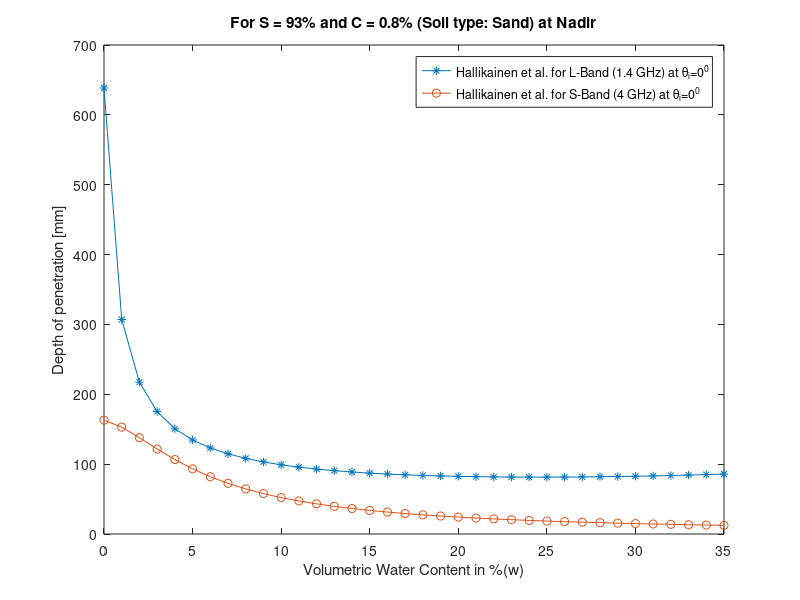

Here is the MATLAB script that generated this plot:
%% L-S band hallikainen et. al
%figure 6
%%
clc
clear all
%close all
%%
c=3*10^8;
w=0:0.01:.35;
S= 93;
C= 0.8;
theta=00;
lambda=((3*10^8)/(1.4*10^9))*1000;   % approx. 1.4 GHz (lambda in m)
e_real= (2.862-0.012*S+0.001*C)+(3.803+0.462*S-0.341*C).*w+(119.006-0.50*S-0.633*C)*w.^2;
e_img= (0.356-0.003*S-0.008*C)+(5.507+0.044*S-0.002*C).*w+(17.753-0.313*S+0.206*C)*w.^2;
%e_img=e_img+.079;
for i=1:36
delta_p(i)=(lambda*sqrt(e_real(i)))/(2*pi*e_img(i));
end
delta_p=abs(delta_p);
j=sqrt(-1);
e=abs(e_real+j*e_img);
l_depth=delta_p*cosd(theta);
plot(w*100,l_depth,'-*')




xlabel('Volumetric Water Content in %(w)')
ylabel('Depth of penetration [mm]')
title('For S=93% and C=0.8%(Soil type:Silty clay loam) at Nadir')
legend('Hallikainen et. al for L Band(1.4 GHz)' )

hold on 
lambda=((3*10^8)/(4*10^9))*1000;   % approx. 4 GHz (lambda in mm)
e_real= (2.927-0.012*S-0.001*C)+(5.505+0.371*S+0.062*C).*w+(114.826-0.389*S-0.547*C)*w.^2;
e_img= (0.004+0.001*S+0.002*C)+(0.951+0.005*S-0.010*C).*w+(16.759+0.192*S+0.290*C)*w.^2;
%e_img=e_img+.079;
for i=1:36
delta_p(i)=(lambda*sqrt(e_real(i)))/(2*pi*e_img(i));
end
delta_p=abs(delta_p);
j=sqrt(-1);
e=abs(e_real+j*e_img);
s_depth=delta_p*cosd(theta);
plot(w*100,s_depth,'-o')

xlabel('Volumetric Water Content in %(w)')
ylabel('Depth of penetration [mm]')
title('For S = 93% and C = 0.8% (Soil type: Sand) at Nadir')
legend('Hallikainen et al. for L-Band (1.4 GHz) at \theta_i=0^{0}' ,'Hallikainen et al. for S-Band (4 GHz) at \theta_i=0^{0}')
hold on






